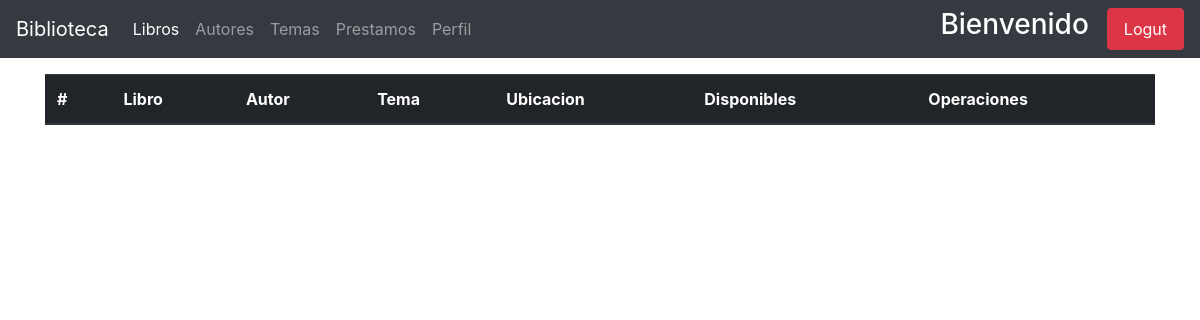
Before: /autores/prueba1/ with the older database file.
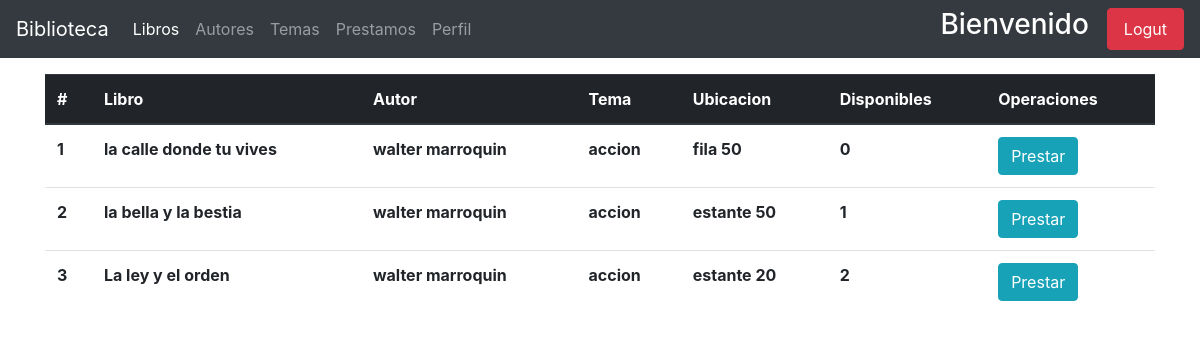
After: the same page with the newer database file.
### apps/libros/models.py (models this page shows, shortened)
class Libros(models.Model):
    titulo = models.CharField(_('titulo'), max_length=150)
    autor = models.ForeignKey(Author, on_delete=models.PROTECT)
    tema = models.ForeignKey(Temas, on_delete=models.PROTECT)
    ubicacion = models.CharField(_('ubicacion'), max_length=200)
    disponibles = models.PositiveIntegerField(_('libros disponibles'), validators=[limit], default=1, )
    fecha_registro = models.DateField(_('Fecha de ingreso'), default=now())
    class Meta:
        ordering = ['id']
        verbose_name_plural = 'Libros'

### apps/autores/models.py (models this page shows, shortened)
class Author(models.Model):
    nombre = models.CharField(_('nombre'), max_length=150)
    apellido = models.CharField(_('apellido'), max_length=150)
    nacionalidad = models.ForeignKey(Pais, on_delete=models.CASCADE)
    genero = models.BooleanField(_('genero'), default=True, choices=[
        (True, 'masculino'),
        (False, 'femenino')
    ])
    nacimiento = models.DateField(_('fecha de nacimiento'))
    fallecimiento = models.DateField(_('fecha de fallecimiento'),null=True, blank=True)
    fecha_registro = models.DateField(_('fecha de registro'), default=datetime.now())
    def __str__(self):
        return f'{self.nombre} {self.apellido}'

### apps/temas/models.py (models this page shows)
class Temas(models.Model):
    tema = models.CharField(_('tema'), max_length=200)
    fecha_ingreso = models.DateField(_('fecha_ingreso'), default=now())
    class Meta:
        verbose_name_plural = 'Temas'
    def __str__(self):
        return self.tema

### apps/autores/views.py (the view)
# urls.py: path('prueba<int:pk>/', views.books, name='prueba')
def books(request, pk):
    book = Libros.objects.filter(autor__id=pk)
    context = {'Book': book}
    return render(request, "autores/author_prueba.html", context)

### apps/autores/templates/autores/author_prueba.html (shortened to what this page needs)
{% extends 'base.html' %}
{% block navbar_items %}
    <li class="nav-item active">
        <a class="nav-link" href="{% url 'book:user_index' %}">Libros <span class="sr-only">(current)</span></a>
    </li>
    <li class="nav-item ">
        <a class="nav-link" href="{% url 'autor:autores-user' %}">Autores </a>
    </li>
    <li class="nav-item ">
        <a class="nav-link" href="{% url 'temas:temas-user' %}">Temas </a>
    </li>
    <li class="nav-item">
        <a class="nav-link" href="{% url 'prestamos:prestamos-list' %}">Prestamos</a>
    </li>
    <li class="nav-item ">
        <a class="nav-link" href="{% url 'usuarios:user-edit' request.user.id %}">Perfil </a>
    </li>
{% endblock %}
{% block content %}
    <div class="container mt-3">
        <div class="table-responsive">
            <table class="table table-hover" id="table-controller">
                <thead class="thead-dark">
                    <tr>
                        <th scope="col" > #  </th>
                        <th scope="col" > Libro </th>
                        <th scope="col" > Autor </th>
                        <th scope="col" > Tema </th>
                        <th scope="col" > Ubicacion </th>
                        <th scope="col" > Disponibles </th>
                        <th scope="col" > Operaciones </th>
                    </tr>
                </thead>
                <tbody>
                    {% for book in Book %}
                        <tr>
                            <th scope="col"> {{ forloop.counter }} </th>
                            <th> {{ book.titulo }} </th>
                            <th> {{ book.autor }} </th>
                            <th> {{ book.tema }} </th>
                            <th> {{ book.ubicacion }} </th>
                            <th> {{ book.disponibles }} </th>
                            <th> <a href="{% url 'prestamos:pre-prestamo' book.id %}" class="btn btn-info"> Prestar </a> </th>
                        </tr>
                    {% endfor %}
                </tbody>
            </table>
        </div>
    </div>
{% endblock %}

Changed rows visible on the page:
added Libros: titulo "la calle donde tu vives", autor "walter marroquin", tema "accion", ubicacion "fila 50", disponibles "0"
added Libros: titulo "la bella y la bestia", autor "walter marroquin", tema "accion", ubicacion "estante 50", disponibles "1"
added Libros: titulo "La ley y el orden", autor "walter marroquin", tema "accion", ubicacion "estante 20", disponibles "2"
